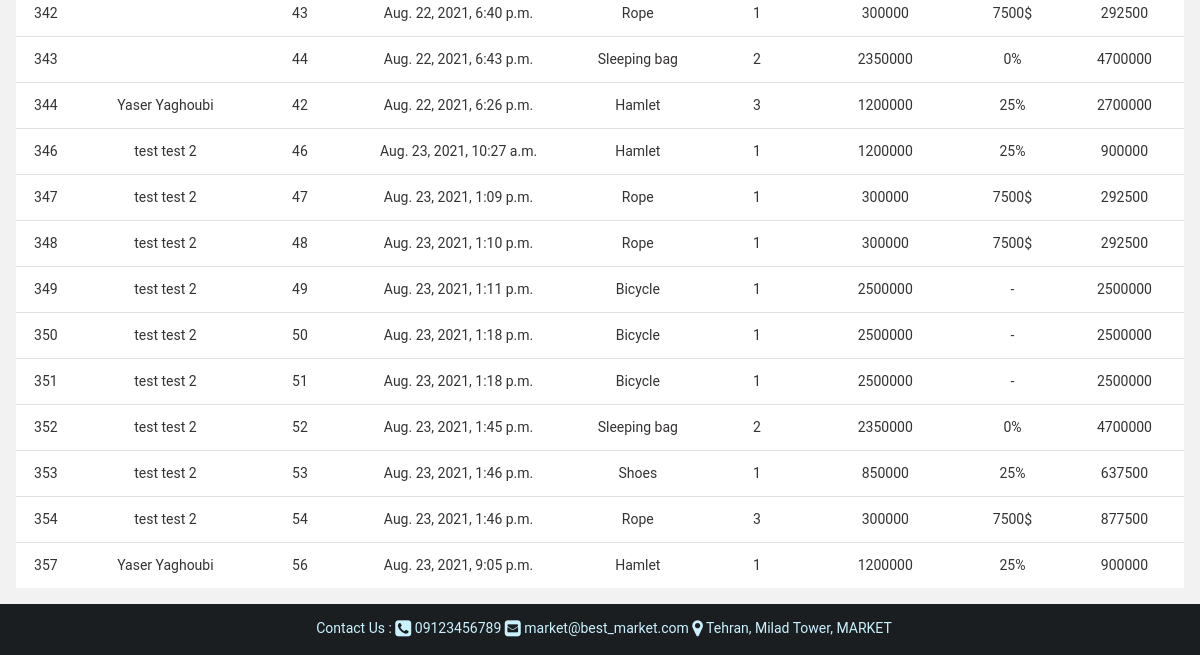
The page /order/order_items/ (signed in, lower part) on the database as committed earlier.
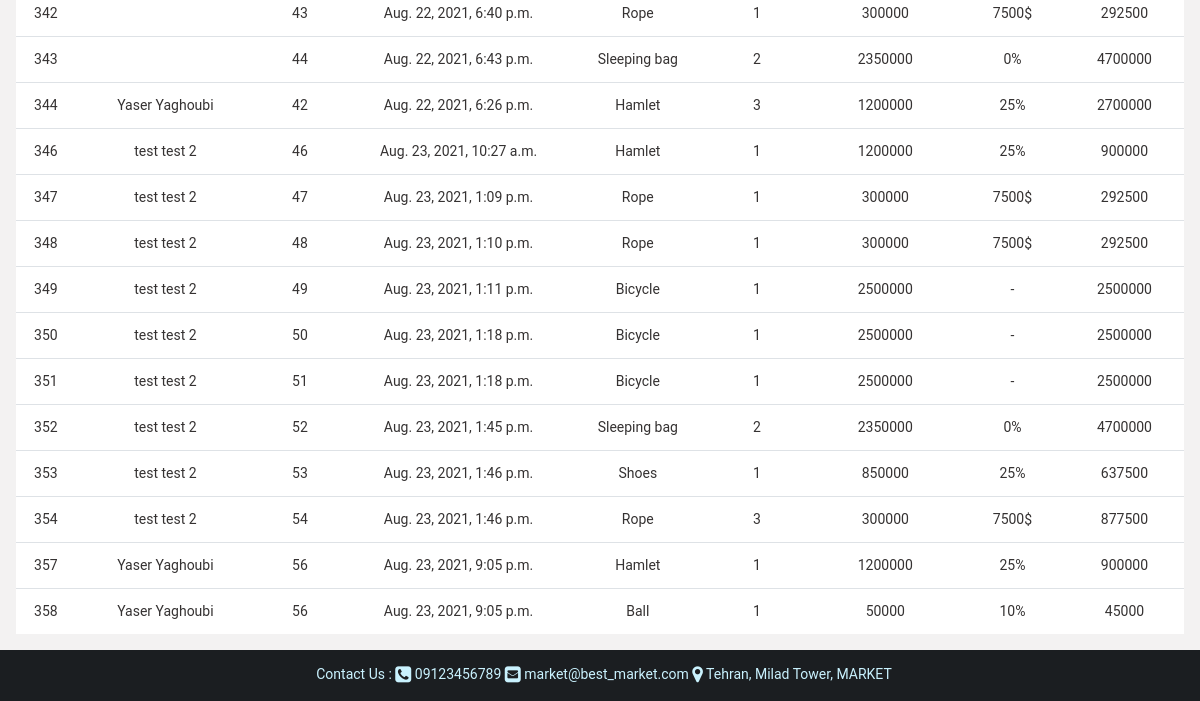
The same page on the database as committed later.
### order/models.py (models this page shows, shortened)
class OrderItem(BaseModel):
    product = models.ForeignKey(Product, verbose_name=_('selected product'),
                                help_text=_('select product for add to your Cart'), on_delete=models.CASCADE,
                                null=True, blank=True)
    product_number = models.IntegerField(verbose_name=_('numbers'), help_text=_('specify number of selected product'),
                                         null=False, blank=False, default=1)
    cart = models.ForeignKey(Cart, verbose_name=_('cart'), help_text=_('specify cart'), null=True, blank=True,
                             on_delete=models.CASCADE, related_name='cart_orderitems',
                             related_query_name='customer_cart_orderitems')
    def check_inventory(self):
        if self.product_number >= 1:
            if self.product.inventory_status() == 'Available':
                if self.product_number <= self.product.inventory:
                    return True
                else:
                    return _('Inventory shortage for this numbers!')
            else:
                return _('This product is unavailable!')
        else:
            return _('This number is incorrect!')
    def calculate_order_item_price(self):
        checking = self.check_inventory()
        if checking:
            order_item_price = self.product_number * self.product.calculate_final_price()
            return int(order_item_price)
        else:
            return checking

class Cart(BaseModel):
    customer = models.ForeignKey(Customer, verbose_name=_('customer'),
                                 help_text=_('specify owner customer for cart'),
                                 null=True, blank=True, on_delete=models.PROTECT)
    status = models.CharField(verbose_name=_('cart status'), help_text=_('display cart status'), max_length=20,
                              blank=False, null=False, choices=[('WA', _('waiting')), ('PD', _('paid'))],
                              default='WA')
    final_price = models.IntegerField(verbose_name=_('final price'), help_text=_('final cart price'),
                                    null=True, blank=True)
    order_status = models.CharField(verbose_name=_('customer order status'), help_text=_('display status of order'),
                                    blank=False, null=False,
                                    choices=[('NW', _('new')), ('SN', _('send')), ('CA', _('cancel'))],
                                    default='NW', max_length=20)
    order_address = models.ForeignKey(Address, verbose_name=_('customer address'),
                                      help_text=_('specify address for send order'),
                                      null=True, blank=True, on_delete=models.PROTECT)

### product/models.py (models this page shows, shortened)
class Product(BaseModel):
    name = models.CharField(verbose_name=_('english name'), max_length=50, help_text=_('enter name in english'),
                            null=False, blank=False)
    name_fa = models.CharField(verbose_name=_('farsi name'), max_length=50, help_text=_('enter name in farsi'),
                               null=False, blank=False)
    company_brand = models.CharField(verbose_name=_('english company brand'), max_length=30,
                                     help_text='enter company brand name in english', null=False, blank=False)
    company_brand_fa = models.CharField(verbose_name=_('farsi company brand'), max_length=30,
                                        help_text='enter company brand name in farsi', null=False, blank=False)
    category = models.ForeignKey(Category, verbose_name=_('category'), help_text=_('specify category'),
                                 on_delete=models.RESTRICT, null=False, blank=False)
    discount = models.ForeignKey(Discount, verbose_name=_('discount'), help_text=_('specify discount'),
                                 null=False, blank=False, on_delete=models.SET(0))
    price = models.IntegerField(verbose_name=_('price'), help_text=_('enter price'), null=False, blank=False)
    inventory = models.IntegerField(verbose_name=_('inventory'), help_text=_('specify product inventory'),
                                    null=False, blank=False)
    image = models.FileField(verbose_name=_('product image'), help_text=_('upload image of product'), null=True,
                             blank=True, upload_to='product/images/',
                             default='product/images/product.jpeg')
    specifications = models.CharField(verbose_name=_('english product specifications'), null=True, blank=True,
                                      help_text=_('enter product specifications in english'), max_length=100)
    specifications_fa = models.CharField(verbose_name=_('farsi product specifications'), null=True, blank=True,
                                         help_text=_('enter product specifications in farsi'), max_length=100)
    def calculate_final_price(self):
        final_price = self.price
        if self.discount.specify_discount_status() == 'Active':
            if self.discount.type == '$':
                final_price = self.price - self.discount.value
            elif self.discount.type == '%':
                if self.discount.value != 0:
                    final_price = self.price - ((self.discount.value / 100) * self.price)
                else:
                    pass
        return int(final_price)
    def inventory_status(self):
        if self.inventory > 0:
            status = _('Available')
        else:
            status = _('Unavailable')
        return status
    def __str__(self):
        return f'{self.name}'

class Discount(BaseModel):
    type = models.CharField(verbose_name=_('discount type'), help_text=_('specify type of discount'), null=False,
                            blank=False, choices=[('%', _('percent')), ('$', _('cash'))], max_length=15)
    value = models.IntegerField(verbose_name=_('discount value'), help_text=_('specify discount value'), null=True,
                                blank=True, default=0)
    max_value = models.IntegerField(verbose_name=_('maximum value'), help_text=_('specify maximum value'),
                                    null=True, blank=True)
    start_time = models.DateField(verbose_name=_('discount start time'),
                                  help_text=_('specify start time'), null=False, blank=False)
    expire_time = models.DateField(verbose_name=_('discount expire time'),
                                   help_text=_('specify expire time'), null=False, blank=False)
    def specify_discount_status(self):
        if datetime.now().date() > self.expire_time:
            status = 'Expired'
        elif datetime.now().date() < self.start_time:
            status = 'Waiting'
        else:
            status = 'Active'
        return status
    def __str__(self):
        if self.specify_discount_status() == 'Active':
            return f'{self.value}{self.type}'
        else:
            return '-'

### core/models.py (models this page shows, shortened)
class User(AbstractUser):
    USERNAME_FIELD = 'phone'
    phone = models.CharField(verbose_name=_('phone'), help_text=_('enter phone number'), max_length=11, unique=True,
                             null=False, blank=False)
    deleted = models.BooleanField(default=False)
    create_timestamp = models.DateTimeField(auto_now_add=True)
    modify_timestamp = models.DateTimeField(auto_now=True)
    delete_timestamp = models.DateTimeField(default=None, null=True, blank=True, editable=False)
    objects = MyUserManager()

### order/views.py (the view)
# urls.py: path('order_items/', OrderItemIndexView.as_view(), name='order_items_index'),
class OrderItemIndexView(View):
    def get(self, request, *args, **kwargs):
        if request.user.is_superuser:
            order_items = OrderItem.objects.all()
            return render(request, 'order/all_order_items.html', {'order_items': order_items})
        else:
            return redirect('landing:access_denied')

### core/models.py (called while the page is built)
    def get_queryset(self):
        return super().get_queryset().filter(deleted=False)

    def get_queryset(self):
        return super().get_queryset().filter(deleted=False)

### customer/models.py (called while the page is built)
    def __str__(self):
        return f'{self.first_name} {self.last_name}'

### templates/order/all_order_items.html (shortened to what this page needs)
{% extends "base.html" %}
{% load i18n %}
{% load static %}
{% block content %}
    <div class="container-fluid address_card_view text-left m-auto p-2" style="">
        <div class="row form-group p-2 m-auto">
            <table class="table table-responsive-md m-auto">
                {% for order_item in order_items %}
                    {% include 'order/order_item_card.html' with order_item_card=order_item %}
                {% endfor %}
            </table>
        </div>
    </div>
{% endblock %}

### templates/order/order_item_card.html
{% load i18n %}
<tr style="background-color: white; text-align: center">
    <td style="color: #353232; ">{{ order_item_card.id }}</td>
    <td style="color: #353232; ">{{ order_item_card.cart.customer }}</td>
    <td style="color: #353232; ">{{ order_item_card.cart.id }}</td>
    <td style="color: #353232; ">{{ order_item_card.cart.create_timestamp }}</td>
    <td style="color: #353232; ">{{ order_item_card.product }}</td>
    <td style="color: #353232; ">{{ order_item_card.product_number }}</td>
    <td style="color: #353232; ">{{ order_item_card.product.price }}</td>
    <td style="color: #353232; ">{{ order_item_card.product.discount }}</td>
    <td style="color: #353232; ">{{ order_item_card.calculate_order_item_price }}</td>
</tr>

Rows that differ between the two databases and show on the page:
added OrderItem: id "358", cart.customer "Yaser Yaghoubi", cart.id "56", cart.create_timestamp "Aug. 23, 2021, 9:05 p.m.", product "‌Ball", product_number "1", product.price "50000", product.discount "10%", calculate_order_item_price "45000"
